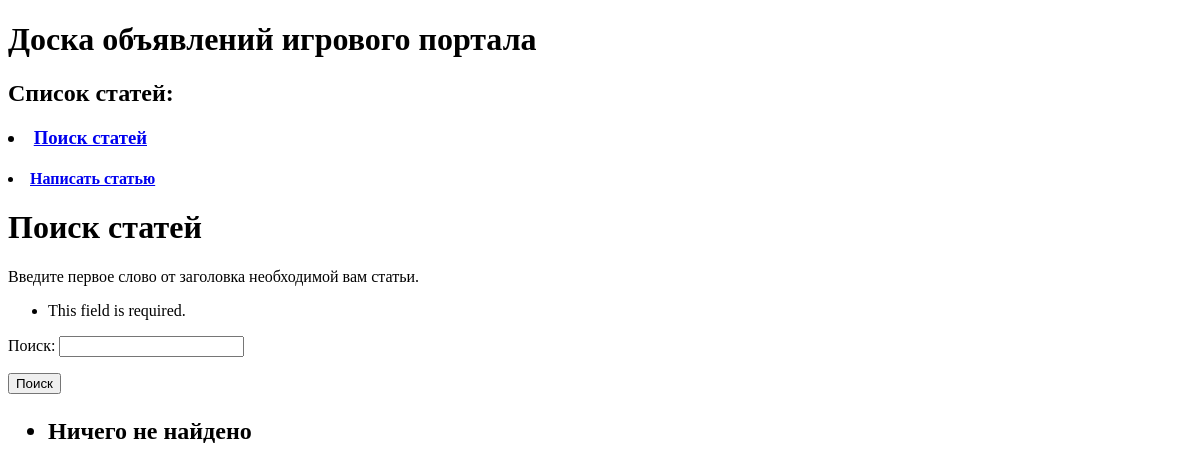
/search/, run on an earlier commit of the app's database.
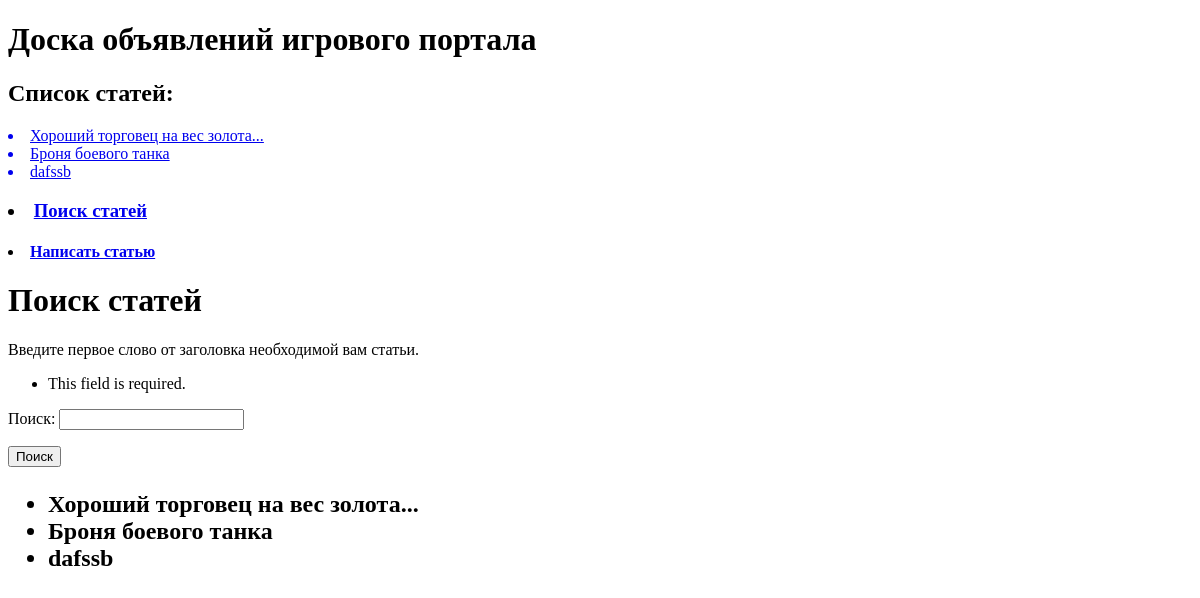
And on a later commit of the database.
### bulletinboard/models.py (models this page shows, shortened)
class Article(models.Model):
    TYPE = (
        ('tank', 'Танки'),
        ('heal', 'Хипы'),
        ('dd', 'ДД'),
        ('buyers', 'Торговцы'),
        ('gildmaster', 'Гилдмастеры'),
        ('quest', 'Квестгиверы'),
        ('smith', 'Кузнецы'),
        ('tanner', 'Кожевники'),
        ('potion', 'Зельевары'),
        ('spellmaster', 'Мастера заклинаний'),
    )
    author = models.OneToOneField(User, on_delete=models.CASCADE)
    title = models.CharField(max_length=64)
    text = models.TextField()
    category = models.CharField(max_length=16, choices=TYPE, default='tank')
    upload = models.FileField(upload_to='uploads/')

### bulletinboard/views.py (the view)
# urls.py: path('search/', views.search, name='search'),
def search(request):
    bulletinboard = Article.objects.all()
    form = SearchForm(request.GET)
    if form.is_valid():
        query = form.cleaned_data['query']
        bulletinboard = bulletinboard.filter(title__icontains=query)
    return render(request, 'flatpages/search.html', {'form': form, 'bulletinboard': bulletinboard})

### bulletinboard/forms.py
class SearchForm(forms.Form):
    query = forms.CharField(label='Поиск', max_length=100)

### templates/flatpages/search.html
{% extends 'base.html' %}
{% block content %}
  <h1>Пoиск статей</h1>
  <p>Введите первое слово от заголовка необходимой вам статьи. </p>
  <form method="get">
    {{ form.as_p }}
    <button type="submit">Поиск</button>
  </form>
<h2><ul>
    {% for article in bulletinboard %}
      <li>{{ article.title }}</li>
    {% empty %}
      <li>Ничего не найдено</li>
    {% endfor %}
   </ul></h2>
{% endblock %}

### templates/base.html (shortened to what this page needs)
<!DOCTYPE html>
<html lang="ru">
<head>
</head>
<body>
 <h1>Доска объявлений игрового портала</h1>
  <h2> Список статей: </h2>
       {% for article in bulletinboard %}
            <a href="{% url 'article_detail' article.id %}"><li>{{ article.title }}</li></a>
        {% endfor %}
  <h3><li><a href="{% url 'search'  %}">Поиск статей</a></li></h3>
  <h4><li><a href="{% url 'create_article'  %}">Написать статью</a></li></h4>
    <div id="content">
        {% block content %}{% endblock %}
    </div>
</body>
</html>

What changed in the data, as far as the page shows it:
added Article: title "Хороший торговец на вес золота..."
added Article: title "Броня боевого танка"
added Article: title "dafssb"
Also different on the page:
text no longer shown: "Ничего не найдено"
